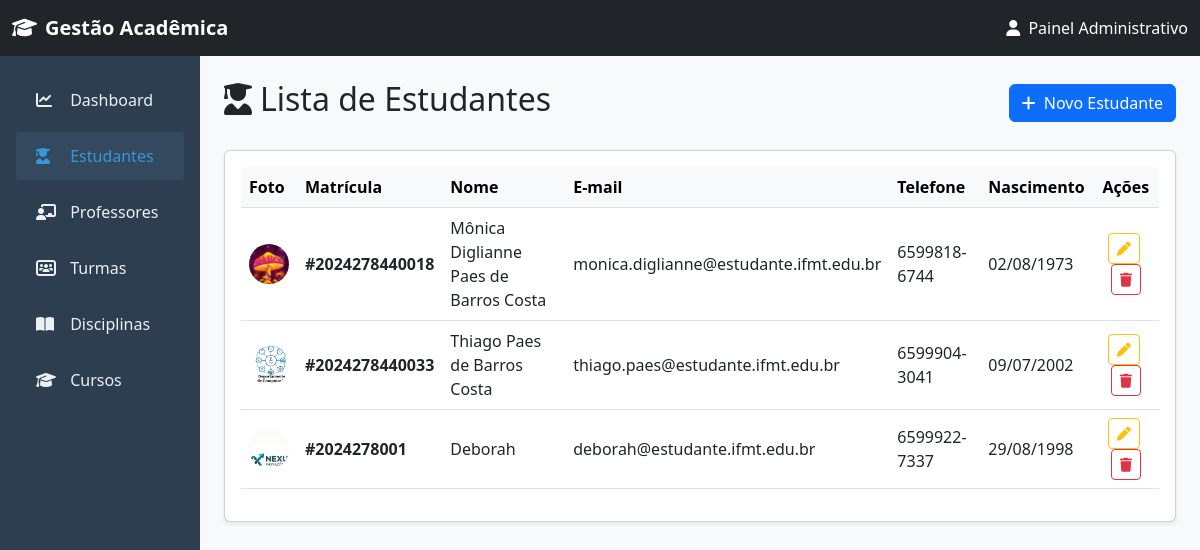
The app's page /estudantes/, older data.
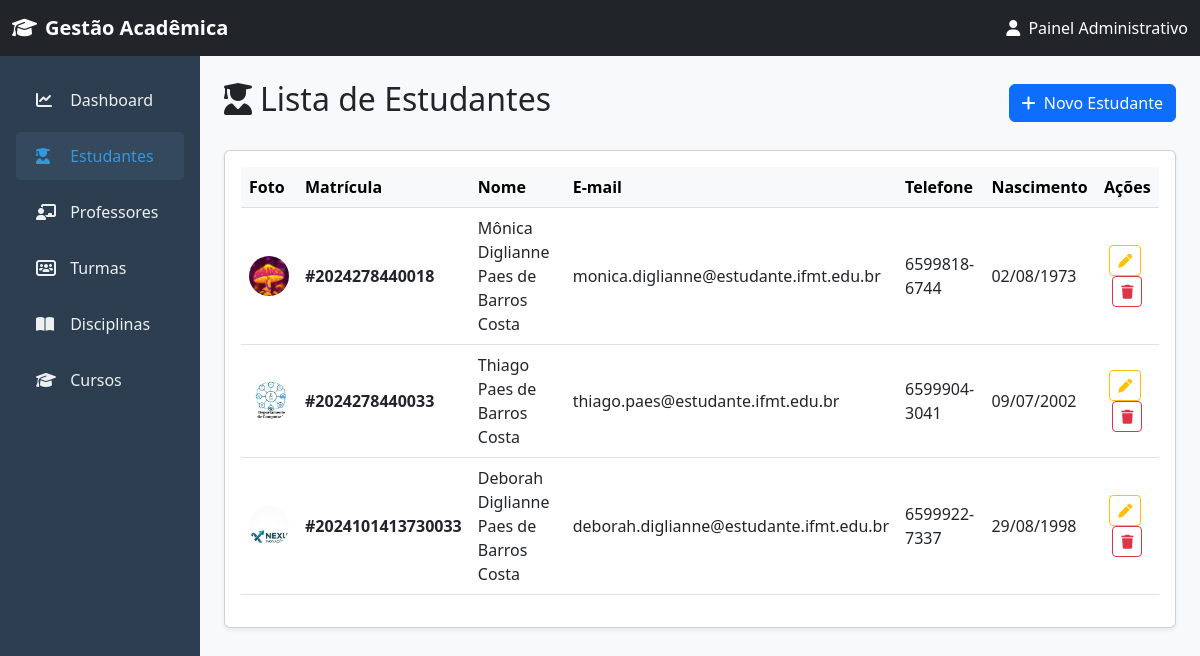
The same page, newer data.
### estudantes/models.py (models this page shows, shortened)
class Estudante(models.Model):
    matricula = models.IntegerField()
    nome = models.CharField(max_length=120)
    telefone = models.CharField(max_length=12)
    email = models.EmailField(unique=True)
    nascimento = models.DateField()
    senha = models.CharField(max_length=16)
    foto = models.ImageField(upload_to='fotos/estudantes', null=True)

### estudantes/views.py (the view)
# urls.py: path('estudantes/', estViews.listarEstudantes, name='estudante_listar'),
def listarEstudantes(request):
    estudante = Estudante.objects.all()
    contexto ={
        'estudantes' : estudante,
    }
    return render(request, 'estudantes/listagem.html', contexto)

### templates/estudantes/listagem.html
{% extends 'base.html' %}
{% block content %}
<div class="d-flex justify-content-between align-items-center mb-4">
    <h2><i class="fa-solid fa-user-graduate me-2"></i>Lista de Estudantes</h2>
    <a href="{% url 'estudante_criar' %}" class="btn btn-primary">
        <i class="fa-solid fa-plus me-1"></i> Novo Estudante
    </a>
</div>
<div class="card shadow-sm">
    <div class="card-body">
        <div class="table-responsive">
            <table class="table table-hover align-middle">
                <thead class="table-light">
                    <tr>
                        <th>Foto</th>
                        <th>Matrícula</th>
                        <th>Nome</th>
                        <th>E-mail</th>
                        <th>Telefone</th>
                        <th>Nascimento</th>
                        <th class="text-center">Ações</th>
                    </tr>
                </thead>
                <tbody>
                    {% for estudante in estudantes %}
                    <tr>
                        <td>
                            {% if estudante.foto %}
                                <img src="{{ estudante.foto.url }}" alt="{{ estudante.nome }}" class="rounded-circle" width="40" height="40" style="object-fit: cover;">
                            {% else %}
                                <div class="bg-secondary text-white rounded-circle d-flex align-items-center justify-content-center" style="width: 40px; height: 40px;">
                                    <i class="fa-solid fa-user"></i>
                                </div>
                            {% endif %}
                        </td>
                        <td><strong>#{{ estudante.matricula }}</strong></td>
                        <td>{{ estudante.nome }}</td>
                        <td>{{ estudante.email }}</td>
                        <td>{{ estudante.telefone }}</td>
                        <td>{{ estudante.nascimento|date:"d/m/Y" }}</td>
                        <td class="text-center">
                            <a href="{% url 'estudante_atualizar' estudante.pk %}" class="btn btn-sm btn-outline-warning me-1" title="Editar">
                                <i class="fa-solid fa-pen"></i>
                            </a>
                            <a href="{% url 'estudante_deletar' estudante.pk %}" class="btn btn-sm btn-outline-danger" title="Excluir">
                                <i class="fa-solid fa-trash"></i>
                            </a>
                        </td>
                    </tr>
                    {% empty %}
                    <tr>
                        <td colspan="7" class="text-center text-muted py-4">Nenhum estudante cadastrado.</td>
                    </tr>
                    {% endfor %}
                </tbody>
            </table>
        </div>
    </div>
</div>
{% endblock %}

Row changes from the older to the newer data that the page shows:
removed Estudante: foto (picture), matricula "2024278001", nome "Deborah", email "deborah@estudante.ifmt.edu.br", telefone "6599922-7337", nascimento "29/08/1998"
added Estudante: foto (picture), matricula "2024101413730033", nome "Deborah Diglianne Paes de Barros Costa", email "deborah.diglianne@estudante.ifmt.edu.br", telefone "6599922-7337", nascimento "29/08/1998"
